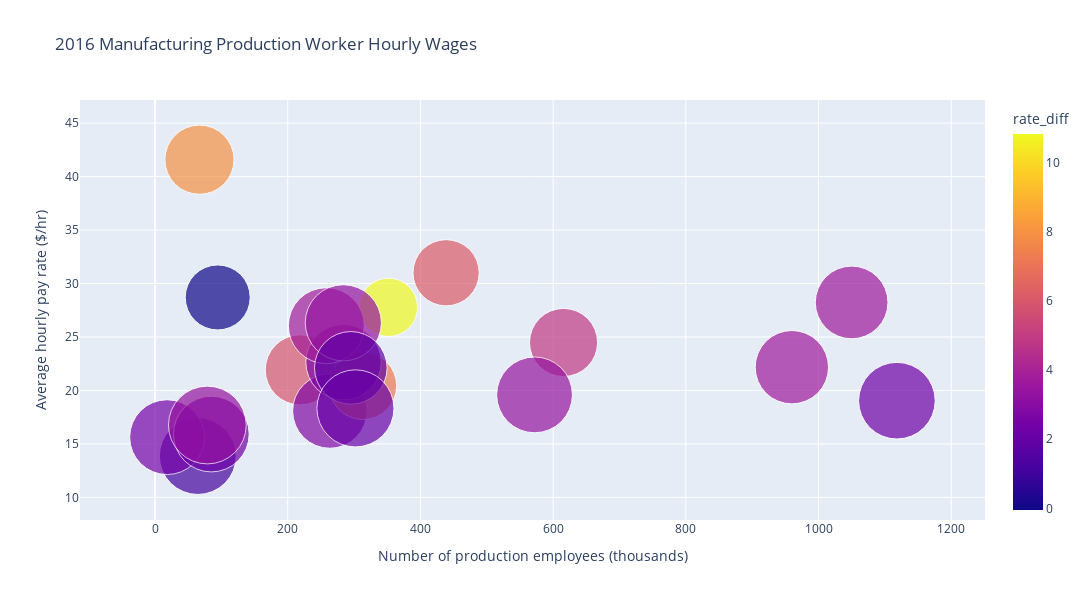

The notebook cell this image was saved under:
### Markdown cell above
### Production Worker Hourly Wages by Sector

The following section groups entries by industry sector, where the a
sector encompasses several industries and is indicated by the first 
three digits of the NAICS code of each entry. The groupings are used to
generate a scatterplot of number of production employees and hourly
wages by sector, along with color and size indications of, respectively,
the difference between production workers and other employees' hourly
wages, and the ratio of production workers to general employees.

### Code cell
import plotly.express as px

# Link to CSV file with all 3-digit NAICS codes and names
url2 = 'https://raw.githubusercontent.com/yairg98/Data-Driven-Problem-Solving/main/Midterm%20Project/Part%202/naics_3-digit_codes.csv'

# Create dataframe from 3-digit NAICS code CSV
naics_df = pd.read_csv(url2)

# Create dictionary with codes as keys and category names as values
naics = dict(zip(naics_df.iloc[:,0], naics_df.iloc[:,1]))

# Add column to main df with industry secotr
# Sector is indicated by first 3 digits of NAICS code
df['sector'] = [naics[int(str(code)[:3])] for code in df['naics']]

# Group entries by sector and add fields and limit to 2016
df_cat = df[df['year']==2016].groupby(by=['sector']).sum()
df_cat['sector'] = df_cat.index

# Add column calculating average hourly rate by sector
df_cat['hrate'] = df_cat['prodw']/df_cat['prodh']

# Add column calculating hourly rate of salaried employeed by sector
df_cat['rate_diff'] = ((df_cat['pay']*1000/2080)/df_cat['emp'])-df_cat['hrate']

# Ratio of salaried to hourly employees
df_cat['prod_ratio'] = df_cat['prode']/df_cat['emp']

# Create scatterplot
fig = px.scatter(
     df_cat, x="prode", y="hrate", color="rate_diff", size='prod_ratio',
     hover_name="sector", size_max=55, height=600, width=1200,
     labels={
          "prode": "Number of production employees (thousands)",
          "hrate": "Average hourly pay rate ($/hr)",
          "prod_ratio": "Ratio of production workers to general employees"
     },
     title="2016 Manufacturing Production Worker Hourly Wages"
)
fig.show()

### Figure 1 — Plotly figure (JSON) as saved in the notebook; plotly's stock layout.template omitted (floating-point values rounded to 4 significant figures)
{"data": [{"hovertemplate": "<b>%{hovertext}</b><br><br>Number of production employees (thousands)=%{x}<br>Average hourly pay rate ($/hr)=%{y}<br>Ratio of production workers to general employees=%{marker.size}<br>rate_diff=%{marker.color}<extra></extra>", "hovertext": ["APPAREL & ACCESSORIES", "BEVERAGES & TOBACCO PRODUCTS", "CHEMICALS", "COMPUTER & ELECTRONIC PRODUCTS", "ELECTRICAL EQUIPMENT, APPLIANCES & COMPONENTS", "FABRICATED METAL PRODUCTS, NESOI", "FOOD & KINDRED PRODUCTS", "FURNITURE & FIXTURES", "LEATHER & ALLIED PRODUCTS", "MACHINERY, EXCEPT ELECTRICAL", "MISCELLANEOUS MANUFACTURED COMMODITIES", "NONMETALLIC MINERAL PRODUCTS", "PAPER", "PETROLEUM & COAL PRODUCTS", "PLASTICS & RUBBER PRODUCTS", "PRIMARY METAL MFG", "PRINTED MATTER AND RELATED PRODUCTS, NESOI", "TEXTILE MILL PRODUCTS", "TEXTILES & FABRICS", "TRANSPORTATION EQUIPMENT", "WOOD PRODUCTS"], "legendgroup": "", "marker": {"color": [1.161, -0.04816, 6.171, 10.83, 5.9, 3.687, 2.252, 2.814, 2.467, 4.897, 7.178, 2.693, 3.814, 7.975, 3.404, 3.384, 1.911, 2.281, 3.379, 3.642, 2.104], "coloraxis": "coloraxis", "size": [0.7934, 0.5676, 0.5894, 0.4577, 0.6616, 0.7229, 0.7889, 0.7448, 0.7521, 0.6227, 0.6103, 0.7643, 0.7754, 0.643, 0.7716, 0.7792, 0.7089, 0.7704, 0.8126, 0.7099, 0.7986], "sizemode": "area", "sizeref": 0.0002686, "symbol": "circle"}, "mode": "markers", "name": "", "orientation": "v", "showlegend": false, "type": "scatter", "x": [64.5, 94.5, 438.7, 351.8, 219, 959.8, 1118.0, 263.5, 18.2, 615.7, 313.4, 284.1, 258.2, 67, 572, 283.8, 295.1, 84.9, 78.9, 1050.0, 302.1], "xaxis": "x", "y": [13.86, 28.7, 31.01, 27.77, 21.93, 22.17, 19.04, 18.07, 15.63, 24.49, 20.43, 22.64, 26.06, 41.58, 19.58, 26.33, 22.11, 15.92, 16.76, 28.23, 18.32], "yaxis": "y"}], "layout": {"coloraxis": {"colorbar": {"title": {"text": "rate_diff"}}, "colorscale": [[0, "#0d0887"], [0.1111, "#46039f"], [0.2222, "#7201a8"], [0.3333, "#9c179e"], [0.4444, "#bd3786"], [0.5556, "#d8576b"], [0.6667, "#ed7953"], [0.7778, "#fb9f3a"], [0.8889, "#fdca26"], [1, "#f0f921"]]}, "height": 600, "legend": {"itemsizing": "constant", "tracegroupgap": 0}, "title": {"text": "2016 Manufacturing Production Worker Hourly Wages"}, "width": 1200, "xaxis": {"anchor": "y", "domain": [0, 1], "title": {"text": "Number of production employees (thousands)"}}, "yaxis": {"anchor": "x", "domain": [0, 1], "title": {"text": "Average hourly pay rate ($/hr)"}}}}
